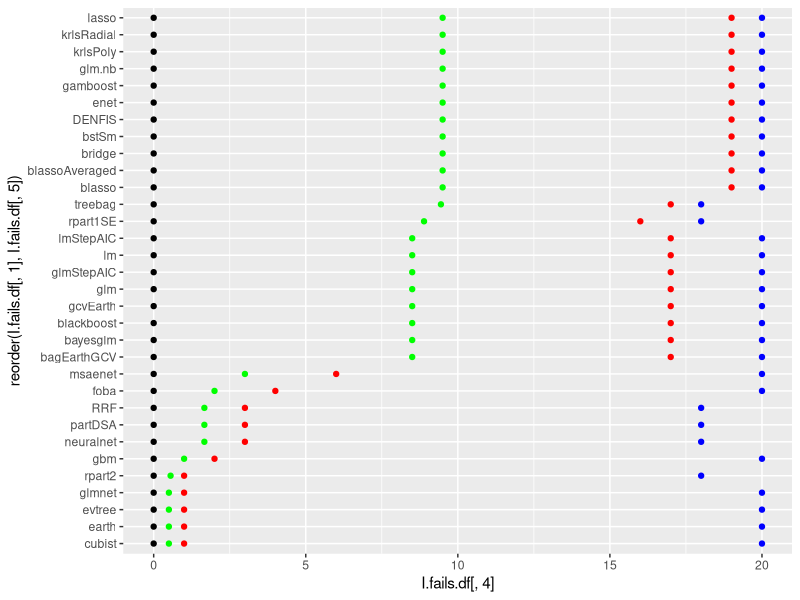
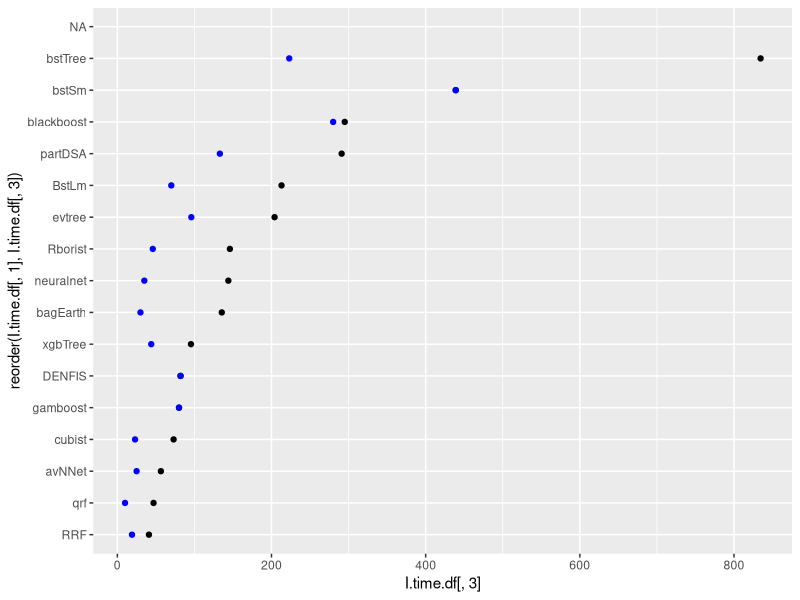
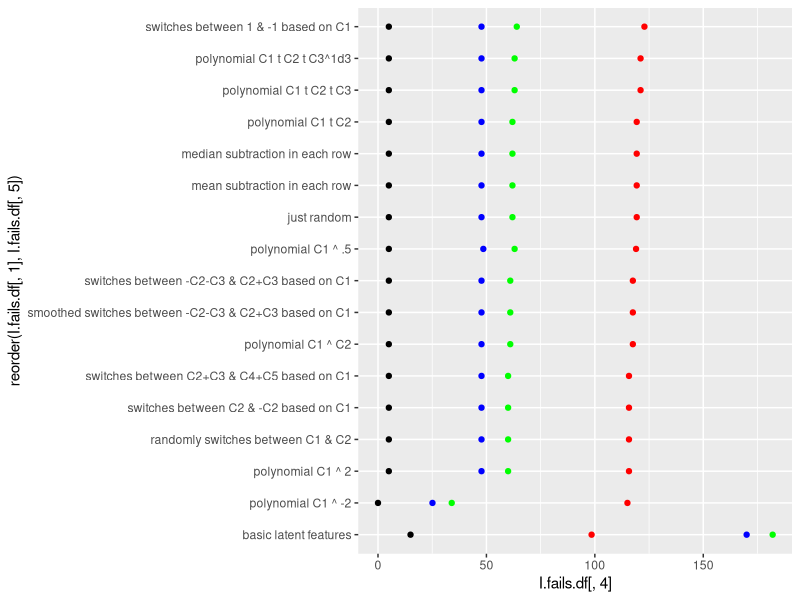
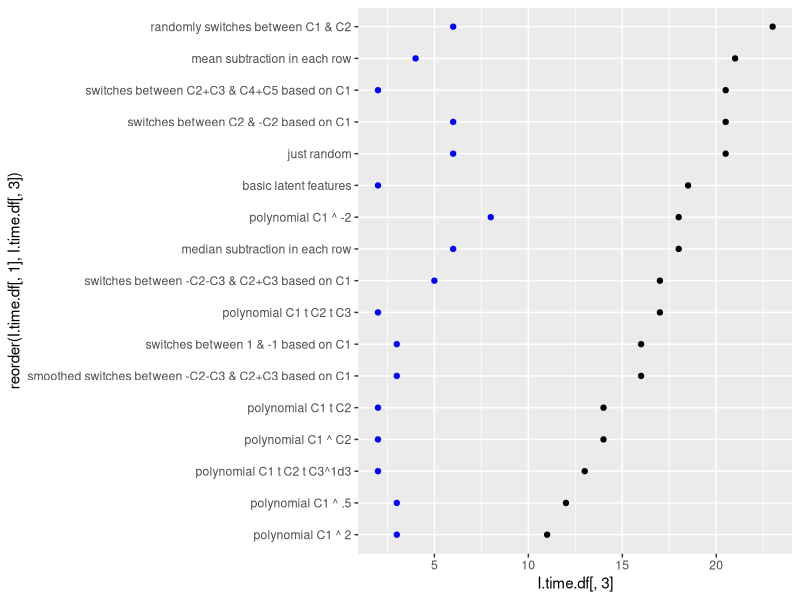
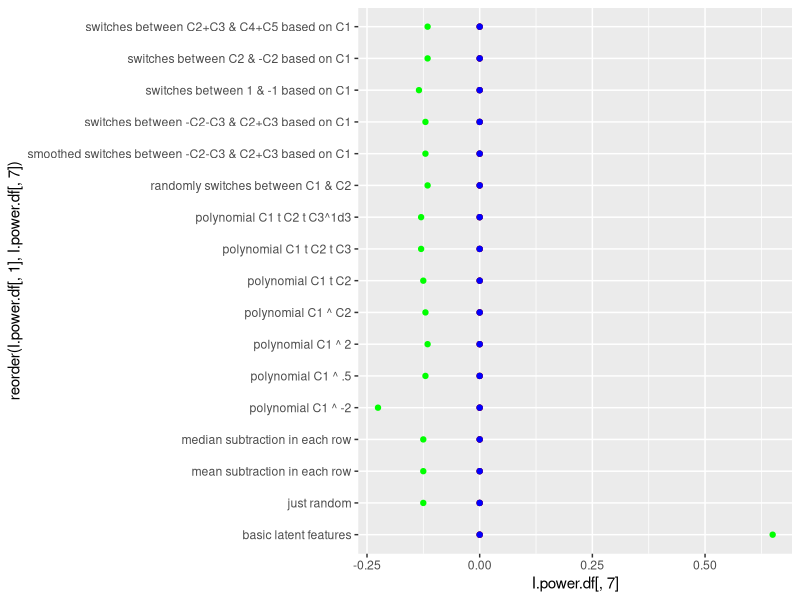
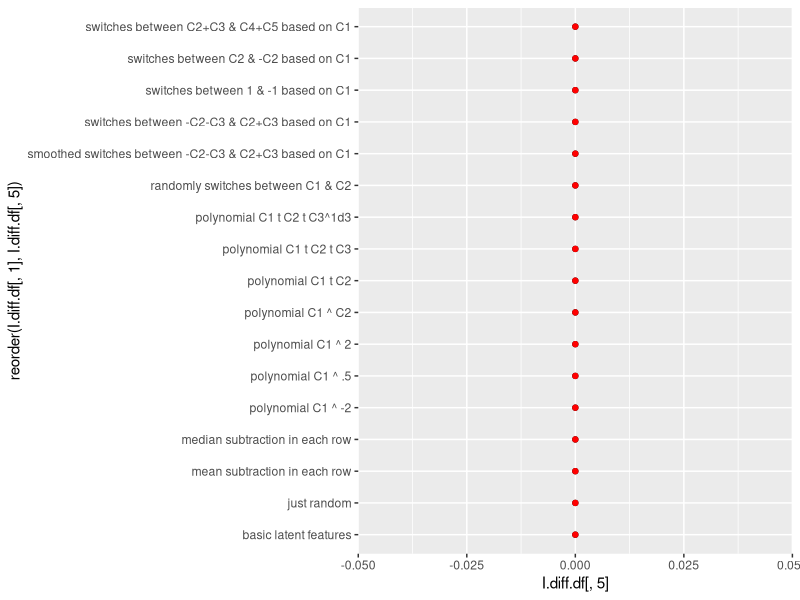
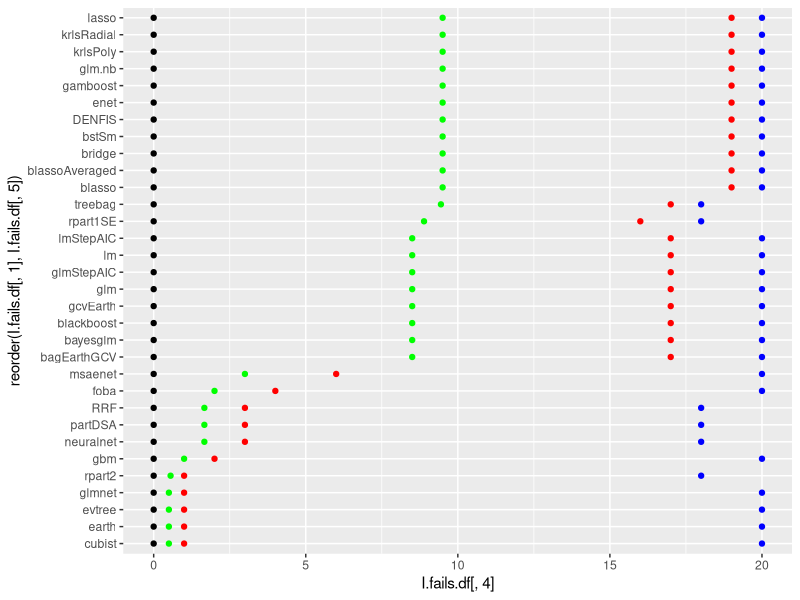
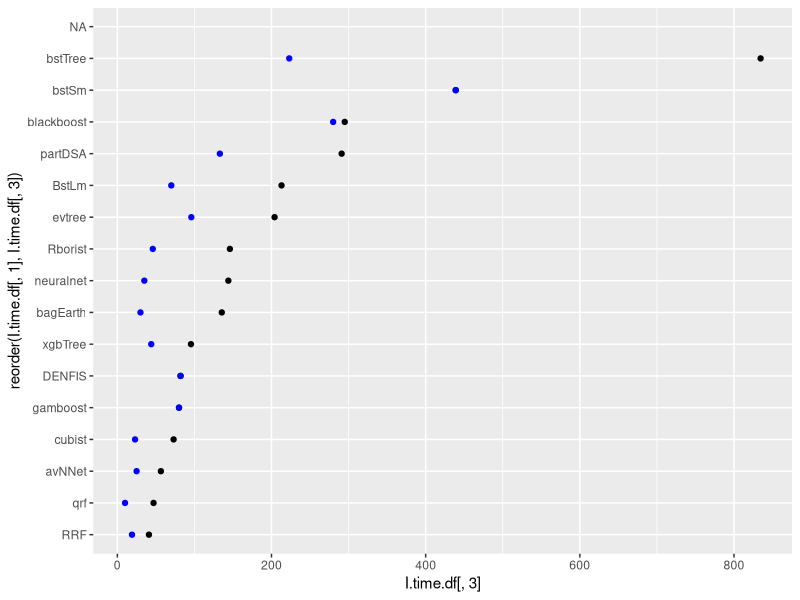

Write the R code that produced these figures, in order. (Note: this script raises an error after producing the figures.)
#ggplot: how  label, print to file
exp.name<-"First 332v100dp5n3n16"
mainDir<-getwd()
subDir<-exp.name
#dir.create(file.path(mainDir, subDir))
#setwd(file.path(mainDir, subDir))
expiramentresults<-read.csv("Generated data output first complete run.csv", sep = ",",fill=TRUE, header = F,quote="",dec=".")

#######percent failed######
fails.df<-data.frame()
countr=0
for(algo in unique(expiramentresults[,7]))
{
  countr=countr+1
  fails.df[countr,1]<-algo
  fails.df[countr,2]<-as.numeric(sum(expiramentresults[,7]==algo))
  fails.df[countr,3]<-as.numeric(sum((expiramentresults[,1]=="Fail")*(expiramentresults[,7]==algo), na.rm = T))
  fails.df[countr,4]<-as.numeric(sum((is.na(expiramentresults[,1]))*(expiramentresults[,7]==algo)))
  fails.df[countr,5]<-(as.numeric(fails.df[countr,4])+as.numeric(fails.df[countr,3]))/as.numeric(fails.df[countr,2])
}
iti <- order(fails.df[,5],-fails.df[,4])
fails.df<-rbind(fails.df)[iti,]
write.table(fails.df,
            file = paste(exp.name,"Fails.csv", sep = ""), append =F, quote = F, sep = ",",
            eol = "\n", na = "", dec = ".", row.names = F,
            col.names = F, qmethod = "double")
not.interesting<-(fails.df[,5]==1) + (fails.df[,5]<.01)
I.fails.df<-fails.df[!not.interesting,]
library(ggplot2)

z<-ggplot(I.fails.df, aes(y = I.fails.df[,4], x = reorder(I.fails.df[,1], I.fails.df[,5]))) + geom_point()+ coord_flip()
z+ geom_point(colour="red",aes(I.fails.df[,1] ,I.fails.df[,3]),na.rm = TRUE)+
  geom_point(colour="blue",aes(I.fails.df[,1] ,I.fails.df[,2]))+
  geom_point(colour="green",aes(I.fails.df[,1] ,(I.fails.df[,5]*.5*max(I.fails.df[,2]))))
ggsave(paste(exp.name,"Fails.png", sep = ""),plot = last_plot(),scale = 3)

#####time taken#####
time.df<-data.frame()
countr=0
for(algo in unique(expiramentresults[,7]))
{
  countr=countr+1
  only.algo<-(expiramentresults[,7]==algo)
  time.df[countr,1]<-algo
  time.df[countr,2]<-min(expiramentresults[only.algo,17],na.rm = T)
  time.df[countr,3]<-median(expiramentresults[only.algo,17],na.rm = T)
  time.df[countr,4]<-mean(expiramentresults[only.algo,17],na.rm = T)
  time.df[countr,5]<-max(expiramentresults[only.algo,17],na.rm = T)
}
iti <- order(time.df[,3],time.df[,4])
time.df<-rbind(time.df)[iti,]
write.table(time.df,
            file = paste(exp.name,"Time.csv", sep = ""), append =F, quote = F, sep = ",",
            eol = "\n", na = "", dec = ".", row.names = F,
            col.names = F, qmethod = "double")
not.interesting<-(time.df[,3]<40) 
I.time.df<-time.df[!not.interesting,]

z<-ggplot(I.time.df, aes(y = I.time.df[,3], x = reorder(I.time.df[,1], I.time.df[,3]))) + geom_point()+ coord_flip()
z+   geom_point(colour="blue",aes(I.time.df[,1] ,I.time.df[,2]))#+
  geom_point(colour="red",aes(I.time.df[,1] ,I.time.df[,4]),na.rm = TRUE)
#+
  #geom_point(colour="green",aes(I.time.df[,1] ,(I.time.df[,6]/max(I.time.df[,6]))))
  ggsave(paste(exp.name,"Time.png", sep = ""),plot = last_plot(),scale = 3)
  
#####success by task#### 
fails.df<-data.frame()
countr=0
for(algo in unique(expiramentresults[,10]))
{
  countr=countr+1
  fails.df[countr,1]<-algo
  fails.df[countr,2]<-as.numeric(sum(expiramentresults[,10]==algo))
  fails.df[countr,3]<-as.numeric(sum((expiramentresults[,1]=="Fail")*(expiramentresults[,10]==algo), na.rm = T))
  fails.df[countr,4]<-as.numeric(sum((is.na(expiramentresults[,1]))*(expiramentresults[,10]==algo)))
  fails.df[countr,5]<-(as.numeric(fails.df[countr,4])+as.numeric(fails.df[countr,3]))/as.numeric(fails.df[countr,2])
}
iti <- order(fails.df[,5],-fails.df[,4])
fails.df<-rbind(fails.df)[iti,]
write.table(fails.df,
            file = paste(exp.name,"FailsTask.csv", sep = ""), append =F, quote = F, sep = ",",
            eol = "\n", na = "", dec = ".", row.names = F,
            col.names = F, qmethod = "double")
not.interesting<-(fails.df[,5]==1) + (fails.df[,5]<.01)
I.fails.df<-fails.df#[!not.interesting,]


z<-ggplot(I.fails.df, aes(y = I.fails.df[,4], x = reorder(I.fails.df[,1], I.fails.df[,5]))) + geom_point()+ coord_flip()
z+ geom_point(colour="green",aes(I.fails.df[,1] ,I.fails.df[,3]),na.rm = TRUE)+
  geom_point(colour="blue",aes(I.fails.df[,1] ,I.fails.df[,2]*170/max(I.fails.df[,2])))+
  geom_point(colour="red",aes(I.fails.df[,1] ,(I.fails.df[,5]*.5*max(I.fails.df[,2]))))
ggsave(paste(exp.name,"FailTask.png", sep = ""),plot = last_plot(),scale = 3)

#####time taken by task#####
time.df<-data.frame()
countr=0
for(algo in unique(expiramentresults[,10]))
{
  countr=countr+1
  only.algo<-(expiramentresults[,10]==algo)
  time.df[countr,1]<-algo
  time.df[countr,2]<-min(expiramentresults[only.algo,17],na.rm = T)
  time.df[countr,3]<-median(expiramentresults[only.algo,17],na.rm = T)
  time.df[countr,4]<-mean(expiramentresults[only.algo,17],na.rm = T)
  time.df[countr,5]<-max(expiramentresults[only.algo,17],na.rm = T)
}
iti <- order(time.df[,3],time.df[,4])
time.df<-rbind(time.df)[iti,]
write.table(time.df,
            file = paste(exp.name,"TimeTask.csv", sep = ""), append =F, quote = F, sep = ",",
            eol = "\n", na = "", dec = ".", row.names = F,
            col.names = F, qmethod = "double")
not.interesting<-(time.df[,3]<40) 
I.time.df<-time.df#[!not.interesting,]

z<-ggplot(I.time.df, aes(y = I.time.df[,3], x = reorder(I.time.df[,1], I.time.df[,3]))) + geom_point()+ coord_flip()
z+   geom_point(colour="blue",aes(I.time.df[,1] ,I.time.df[,2]))#+
ggsave(paste(exp.name,"TimeTask.png", sep = ""),plot = last_plot(),scale = 3)

#geom_point(colour="red",aes(I.time.df[,1] ,I.time.df[,4]),na.rm = TRUE)
#+
#geom_point(colour="green",aes(I.time.df[,1] ,(I.time.df[,6]/max(I.time.df[,6]))))

######power to detect by task#####
exp.res.noF<-expiramentresults[,1]
exp.res.noF<-as.numeric(levels(exp.res.noF))[exp.res.noF]
exp.res.noF[is.na(exp.res.noF)]<-0
power.df<-data.frame()
countr=0
for(algo in unique(expiramentresults[,10]))
{
  countr=countr+1
  only.algo<-as.logical((expiramentresults[,10]==algo)*(expiramentresults[,1]!="Fail"))
  only.algo[is.na(only.algo)]<-F
  if(sum(only.algo, na.rm=T)<1) {
    countr=countr-1    
    next()}
  power.df[countr,1]<-algo
  power.df[countr,2]<-min(exp.res.noF[only.algo],na.rm = T)
  power.df[countr,3]<-median(exp.res.noF[only.algo],na.rm = T)
  power.df[countr,4]<-round(mean(exp.res.noF[only.algo],na.rm = T),digits = 3)
  power.df[countr,5]<-max(exp.res.noF[only.algo],na.rm = T)
  power.df[countr,6]<-sum(only.algo, na.rm=T)
  power.df[countr,7]<-round(quantile(exp.res.noF[only.algo], probs = .90, na.rm =T),digits = 3)
  power.df[countr,8]<-round(quantile(exp.res.noF[only.algo], probs = .75, na.rm =T),digits = 3)
  
}

iti <- order(power.df[,5],power.df[,7])
power.df<-rbind(power.df)[iti,]
write.table(power.df,
            file = paste(exp.name,"PowerTask.csv", sep = ""), append =F, quote = F, sep = ",",
            eol = "\n", na = "", dec = ".", row.names = F,
            col.names = F, qmethod = "double")
#power.df<-data.frame(power.df, row.names = 1:length(power.df[,1]))
not.interesting<-(power.df[,6]<10)+ is.na(power.df[,6]) 
I.power.df<-power.df[!not.interesting,]

z<-ggplot(I.power.df, aes(y = I.power.df[,7], x = reorder(I.power.df[,1], I.power.df[,7]))) + geom_point()+ coord_flip()
z+ geom_point(colour="red",aes(I.power.df[,1] ,I.power.df[,5]),na.rm = TRUE)+
  geom_point(colour="blue",aes(I.power.df[,1] ,I.power.df[,3]))+
  #geom_point(colour="purple",aes(I.power.df[,1] ,I.power.df[,3]))+
  geom_point(colour="green",aes(I.power.df[,1] ,(I.power.df[,6]/max(I.power.df[,6])-.35)))
ggsave(paste(exp.name,"PowerTask.png", sep = ""),plot = last_plot(),scale = 3)
#some algos are better at some category of tasks and missing them could affect statistic metric index
########difference between %MAE & %RMSE by task####
exp.res.noF2<-expiramentresults[,2]

exp.res.noF2<-as.numeric(levels(exp.res.noF2))[exp.res.noF2]
exp.res.noF2[is.na(exp.res.noF2)]<-0
Results.Defactor<-data.frame(exp.res.noF,exp.res.noF2,expiramentresults[,3:length(expiramentresults[1,])])

exp.res.noFZ<-exp.res.noF;exp.res.noFZ2<-exp.res.noF2
for(countr in 1:length(exp.res.noFZ))
{if(exp.res.noFZ[countr]<0) exp.res.noFZ[countr]<-0
  if(exp.res.noFZ2[countr]<0) exp.res.noFZ2[countr]<-0 }
rel.res.diff<-(round((exp.res.noFZ-exp.res.noFZ2)/max((exp.res.noFZ)+(exp.res.noFZ2)),digits = 3))
res.diff<-(round((exp.res.noFZ-exp.res.noFZ2),digits = 3))


diff.df<-data.frame()
countr=0
for(algo in unique(Results.Defactor[,10]))
{
  countr=countr+1
  only.algo<-as.logical((Results.Defactor[,10]==algo)*(expiramentresults[,1]!="Fail"))
  only.algo[is.na(only.algo)]<-F
  if(sum(only.algo, na.rm=T)<1) {
    countr=countr-1    
    next()}
  diff.df[countr,1]<-algo
  diff.df[countr,2]<-sum(only.algo, na.rm=T)  
  fivenumber<-round(fivenum(res.diff[only.algo],na.rm = T),digits = 3)
  diff.df[countr,3]<-(fivenumber[1]);diff.df[countr,4]<-(fivenumber[2])
  diff.df[countr,5]<-(fivenumber[3]);diff.df[countr,6]<-(fivenumber[4]);diff.df[countr,7]<-(fivenumber[5])
  diff.df[countr,8]<-round(mean(res.diff[only.algo],na.rm = T),digits = 3)
  fivenumber<-round(fivenum(rel.res.diff[only.algo],na.rm = T),digits = 3)
  diff.df[countr,9]<-(fivenumber[1]);diff.df[countr,10]<-(fivenumber[2])
  diff.df[countr,11]<-(fivenumber[3]);diff.df[countr,12]<-(fivenumber[4]);diff.df[countr,13]<-(fivenumber[5])
  
  diff.df[countr,14]<-round(mean(rel.res.diff[only.algo],na.rm = T),digits = 3)
}

iti <- order(diff.df[,5],diff.df[,11])
diff.df<-rbind(diff.df)[iti,]
write.table(diff.df,
            file = paste(exp.name,"DiffTask.csv", sep = ""), append =F, quote = F, sep = ",",
            eol = "\n", na = "", dec = ".", row.names = F,
            col.names = F, qmethod = "double")
#diff.df<-data.frame(diff.df, row.names = 1:length(diff.df[,1]))
not.interesting<-(diff.df[,6]<10)+ is.na(diff.df[,6]) 
I.diff.df<-diff.df#[!not.interesting,]

z<-ggplot(I.diff.df, aes(y = I.diff.df[,5], x = reorder(I.diff.df[,1], I.diff.df[,5]))) + geom_point()+ coord_flip()
z+ geom_point(colour="red",aes(I.diff.df[,1] ,I.diff.df[,8]),na.rm = TRUE)+
  geom_point(colour="blue",aes(I.diff.df[,1] ,I.diff.df[,12]))+
  geom_point(colour="green",aes(I.diff.df[,1] ,(I.diff.df[,14])))
ggsave(paste(exp.name,"DiffTask.png", sep = ""),plot = last_plot(),scale = 3)

#########acceptable minimum######
acceptablePloss<-.05
lowestFindScore<-.1
acceptAlgo.df<-data.frame()
acceptAlgo.df[1,1]<-NA
acceptAlgo.df[,c(1:220)]<-NA
countr=0
for(algo in unique(expiramentresults[,10]))
{
  countr=countr+1
  only.algo<-as.logical((expiramentresults[,10]==algo)*(expiramentresults[,1]!="Fail"))
  only.algo[is.na(only.algo)]<-F
  if(sum(only.algo, na.rm=T)<1) {
    countr=countr-1    
    next()}
  taskSeek=(power.df[,1]==algo)
  if(power.df[taskSeek,5]<lowestFindScore) {countr=countr-1 ; next()}
  minAccept<-power.df[taskSeek,5]*(1-acceptablePloss)
  acceptAlgo.df[countr,1]<-algo
  acceptAlgo<-as.logical((exp.res.noF>minAccept)*only.algo)
  acceptAlgo.df[countr,2]<-sum(acceptAlgo)
  acceptAlgo.df[countr,3]<-minAccept
  acceptAlgo.df[countr,4:(sum(acceptAlgo)+3)]<-as.character(expiramentresults[acceptAlgo,7])
 }


write.table(acceptAlgo.df,
            file = paste(exp.name,acceptablePloss,"MinNecessary.csv", sep = ""), append =F, quote = F, sep = ",",
            eol = "\n", na = "", dec = ".", row.names = F,
            col.names = F, qmethod = "double")




######power to detect#####
exp.res.noF<-expiramentresults[,1]
exp.res.noF<-as.numeric(levels(exp.res.noF))[exp.res.noF]
exp.res.noF[is.na(exp.res.noF)]<-0
exp.res.noF[exp.res.noF<0]<-0

algPower.df<-data.frame()
countr=0
for(algo in unique(expiramentresults[,7]))
{
  countr=countr+1
  only.algo<-as.logical((expiramentresults[,7]==algo)*(expiramentresults[,1]!="Fail"))
  only.algo[is.na(only.algo)]<-F
  if(sum(only.algo, na.rm=T)<1) {
    countr=countr-1    
    next()}
  algPower.df[countr,1]<-algo
  algPower.df[countr,2]<-round(mean(exp.res.noF[only.algo],na.rm = T),digits = 3)

}

algo.max<-vector()
for(countr in 1:length(exp.res.noF)){
  for(task in 1:length(power.df[,1])){
    if(power.df[task,1]==expiramentresults[countr,10]){
      algo.max[countr]<-power.df[task,5]}}}

algo.max[algo.max<.2]<-.2
exp.res.noF<-exp.res.noF/algo.max
#exp.res.noF<-exp.res.noF+1-algo.max

#algPower.df<-data.frame()
countr=0
for(algo in unique(expiramentresults[,7]))
{
  countr=countr+1
  only.algo<-as.logical((expiramentresults[,7]==algo)*(expiramentresults[,1]!="Fail"))
  only.algo[is.na(only.algo)]<-F
  if(sum(only.algo, na.rm=T)<1) {
    countr=countr-1    
    next()}
  #algPower.df[countr,1]<-algo
  algPower.df[countr,3]<-min(exp.res.noF[only.algo],na.rm = T)
  algPower.df[countr,4]<-median(exp.res.noF[only.algo],na.rm = T)
  #algPower.df[countr,4]<-round(mean(exp.res.noF[only.algo],na.rm = T),digits = 3)
  algPower.df[countr,5]<-max(exp.res.noF[only.algo],na.rm = T)
  algPower.df[countr,6]<-sum(only.algo, na.rm=T)
  algPower.df[countr,7]<-round(quantile(exp.res.noF[only.algo], probs = c(.7), na.rm =T),digits = 3)
  algPower.df[countr,8]<-round(quantile(exp.res.noF[only.algo], probs = c(.8), na.rm =T),digits = 3)
  algPower.df[countr,9]<-round(quantile(exp.res.noF[only.algo], probs = c(.9), na.rm =T),digits = 3)
}

iti <- order(algPower.df[,4],algPower.df[,8])
algPower.df<-rbind(algPower.df)[iti,]
write.table(algPower.df,
            file = paste(exp.name,"Power.csv", sep = ""), append =F, quote = F, sep = ",",
            eol = "\n", na = "", dec = ".", row.names = F,
            col.names = F, qmethod = "double")
#algPower.df<-data.frame(algPower.df, row.names = 1:length(algPower.df[,1]))
not.interesting<-(algPower.df[,6]<17)+(algPower.df[,4]<.2)+ is.na(algPower.df[,6]) 
I.power.df<-algPower.df[!not.interesting,]

z<-ggplot(I.power.df, aes(y = I.power.df[,2], x = reorder(I.power.df[,1], I.power.df[,2]))) + 
  geom_point()+#+##+coord_flip()
  theme(axis.text.x=element_text(size=7, angle=270,hjust=0.95,vjust=0.2))+scale_x_discrete(position = "top")
z+ geom_point(colour="red",aes(I.power.df[,1] ,I.power.df[,8]),na.rm = TRUE)+
  geom_point(colour="blue",aes(I.power.df[,1] ,I.power.df[,5]))+
  geom_point(colour="purple",aes(I.power.df[,1] ,I.power.df[,9]))+
  geom_point(colour="green",aes(I.power.df[,1] ,(I.power.df[,6]/max(I.power.df[,6])-.45)))
ggsave(paste(exp.name,"Power.png", sep = ""),plot = last_plot(),scale = 3)

#some tasks are harder and thus improvement in them should count for more
#that affects the black mean but not red-blue bc 1-0 is % of max score on that task
#some algos are better at some category of tasks and these tasks are overepresented
#that affects the black mean but less red-blue bc as only method's best 20% matter
z<-ggplot(I.power.df, aes(y = I.power.df[,2], x = reorder(I.power.df[,1], I.power.df[,8]))) + 
  geom_point()+#+##+coord_flip()
  theme(axis.text.x=element_text(size=7, angle=270,hjust=0.95,vjust=0.2))+scale_x_discrete(position = "top")
z+ geom_point(colour="red",aes(I.power.df[,1] ,I.power.df[,8]),na.rm = TRUE)+
  geom_point(colour="blue",aes(I.power.df[,1] ,I.power.df[,5]))+
  geom_point(colour="purple",aes(I.power.df[,1] ,I.power.df[,9]))+
  geom_point(colour="green",aes(I.power.df[,1] ,(I.power.df[,6]/max(I.power.df[,6])-.45)))
ggsave(paste(exp.name,"PowerReorder.png", sep = ""),plot = last_plot(),scale = 3)
